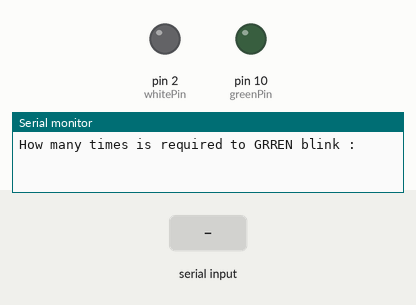
Simulated run of this sketch. Board: Arduino Uno, built with avr-gcc and run on an emulated ATmega328P. Shown: output pins drawn as LEDs (lit = HIGH), the last lines printed to the serial monitor. Dashed ring = blinking. Inputs (shaded band) come from the test bench.

Above: at 0.8 s.
0.9 s: "90,45\n" received over Serial
At 1.97 s:
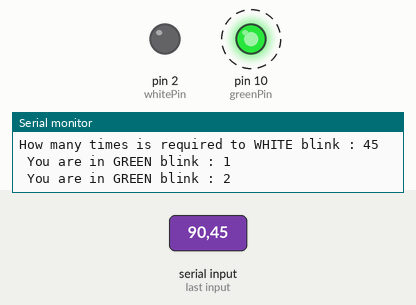
Timing chart, 0 to 9.9 s (numbered marks = the images above; inputs shaded):
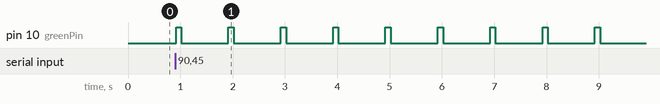

Measured:
- after the input at 0.9 s, pin 10 (greenPin): alternates HIGH for 0.10 s and LOW for 0.90 s, starting at once

The sketch:

While_Loop.ino
```cpp
int greenPin=10;
int whitePin=2;

int on=100,off=900;
int ctr1=1;
int ctr2=1;

int greenTimes,whiteTimes;
int ledBlink(){
  while(Serial.available()==0){}//wait to enter
  int colourTimes=Serial.parseInt();
  return colourTimes;
}


void setup()
{
  Serial.begin(9600);

  Serial.print("How many times is required to GRREN blink : ");
  greenTimes=ledBlink();
  Serial.println(greenTimes);

  Serial.print("How many times is required to WHITE blink : ");
  whiteTimes=ledBlink();
  Serial.println(whiteTimes);

  pinMode(greenPin, OUTPUT);
  pinMode(whitePin,OUTPUT);
}

void loop()
{

  while(ctr1<=greenTimes){
    Serial.print(" You are in GREEN blink : ");
    Serial.println(ctr1);
    digitalWrite(greenPin, HIGH);
  	delay(on);
  	digitalWrite(greenPin, LOW);
  	delay(off);
    ctr1++;
  }

  Serial.println(" ");

  while(ctr2<=whiteTimes){
    Serial.print(" You are in WHITE blink : ");
    Serial.println(ctr2);
    digitalWrite(whitePin,HIGH);
    delay(on);
    digitalWrite(whitePin,LOW);
    delay(off);
    ctr2++;
  }
}
```
